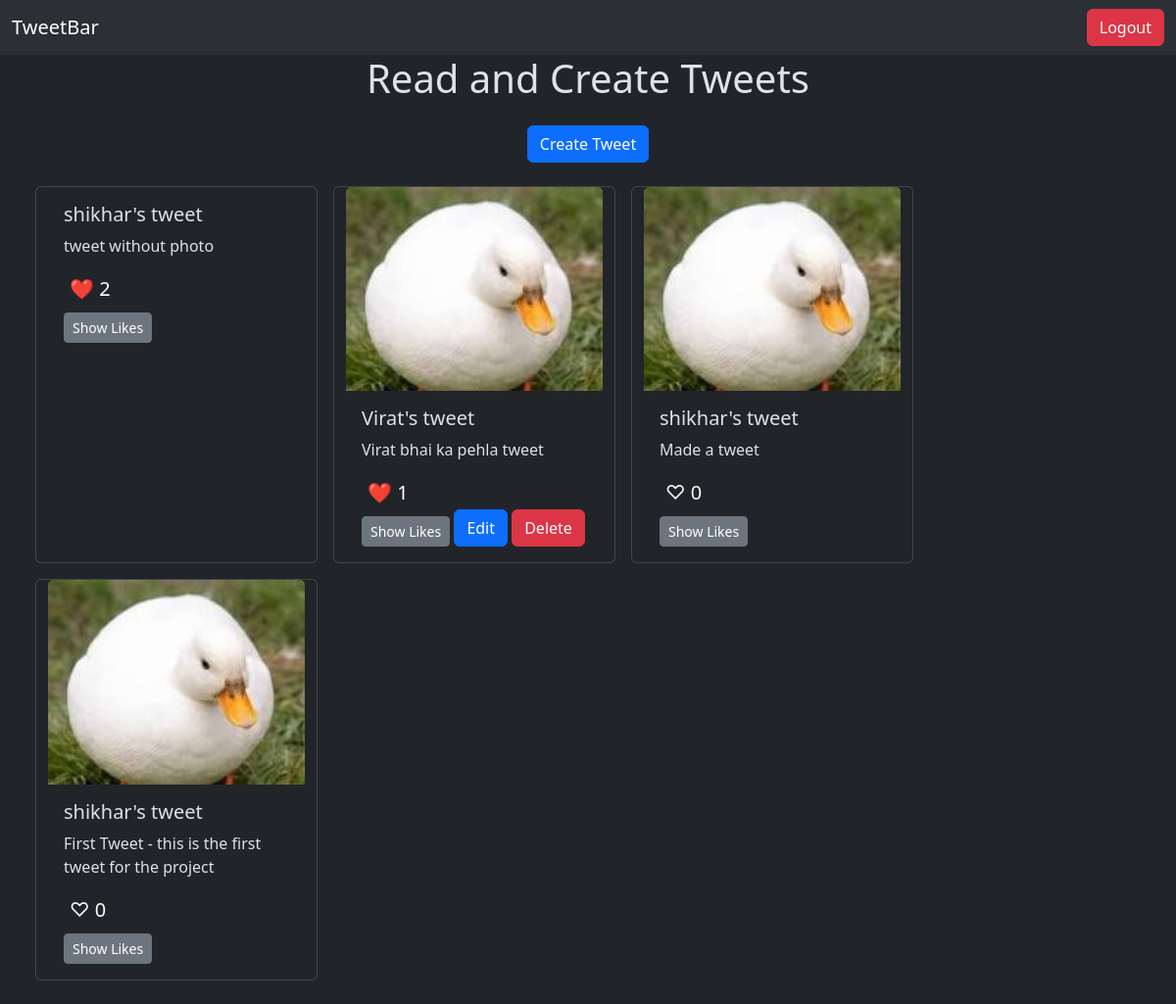
Page /tweet/ (signed in) on the committed database.
### tweet/models.py (models this page shows, shortened)
class Tweet(models.Model):
    user = models.ForeignKey(User, on_delete=models.CASCADE)
    text = models.TextField(max_length=240)
    photo = models.ImageField(upload_to='photos/', blank=True, null=True)
    created_at = models.DateTimeField(auto_now_add=True)
    updated_at = models.DateTimeField(auto_now=True)
    likes = models.ManyToManyField(User, related_name='liked_tweets', blank=True)

### tweet/views.py (the view)
# urls.py: path('', lambda request: redirect('tweet_list')),
def tweet_list(request):
    tweets = Tweet.objects.all().order_by('-created_at')
    return render(request, 'tweet_list.html', {'tweets': tweets})

### tweet/templates/tweet_list.html (shortened to what this page needs)
{% extends "layout.html" %}
{% block content %}
    <h1 class="text-center">Read and Create Tweets</h1>
    <div class="d-flex justify-content-center m-4">
        <a href="{% url 'tweet_create' %}" class="btn btn-primary">
            Create Tweet
        </a>
    </div>
    <div class="container row gap-3 m-4">
        {% for tweet in tweets %}
            <div class="card" style="width: 18rem;">
                {% if tweet.photo %}
                    <img src={{tweet.photo.url}} class="card-img-top" alt="...">
                {% endif %}
                <div class="card-body">
                    <h5 class="card-title">{{tweet.user.username}}'s tweet</h5>
                    <p class="card-text">{{tweet.text}}</p>
                    <form method='post' action="{% url 'like_tweet' tweet.id %}">
                        <button class="bg-transparent border-0 fs-5">
                            {% if user in tweet.likes.all %}
                                ❤️
                            {%else%}
                                ♡
                            {% endif %}
                             {{ tweet.likes.count }}
                        </button>
                    </form>
                <button class="btn btn-sm btn-secondary mt-2" data-bs-toggle="collapse" data-bs-target="#likes-{{ tweet.id }}">
                    Show Likes
                </button>
                    {% if tweet.user == user %}
                        <a href="{% url 'tweet_edit' tweet.id %}" class="btn btn-primary">Edit</a>
                        <a href="{% url 'tweet_delete' tweet.id %}" class="btn btn-danger">Delete</a>
                    {% endif %}
                </div>
            </div>
        {% endfor %}
    </div>
    {% endblock %}

### rows in the picture
Tweet: user.username "shikhar", text "tweet without photo", likes.count "2"
Tweet: photo (picture), user.username "Virat", text "Virat bhai ka pehla tweet", likes.count "1", shows "Edit"
Tweet: photo (picture), user.username "shikhar", text "Made a tweet", likes.count "0"
Tweet: photo (picture), user.username "shikhar", text "First Tweet - this is the first tweet for the project", likes.count "0"
